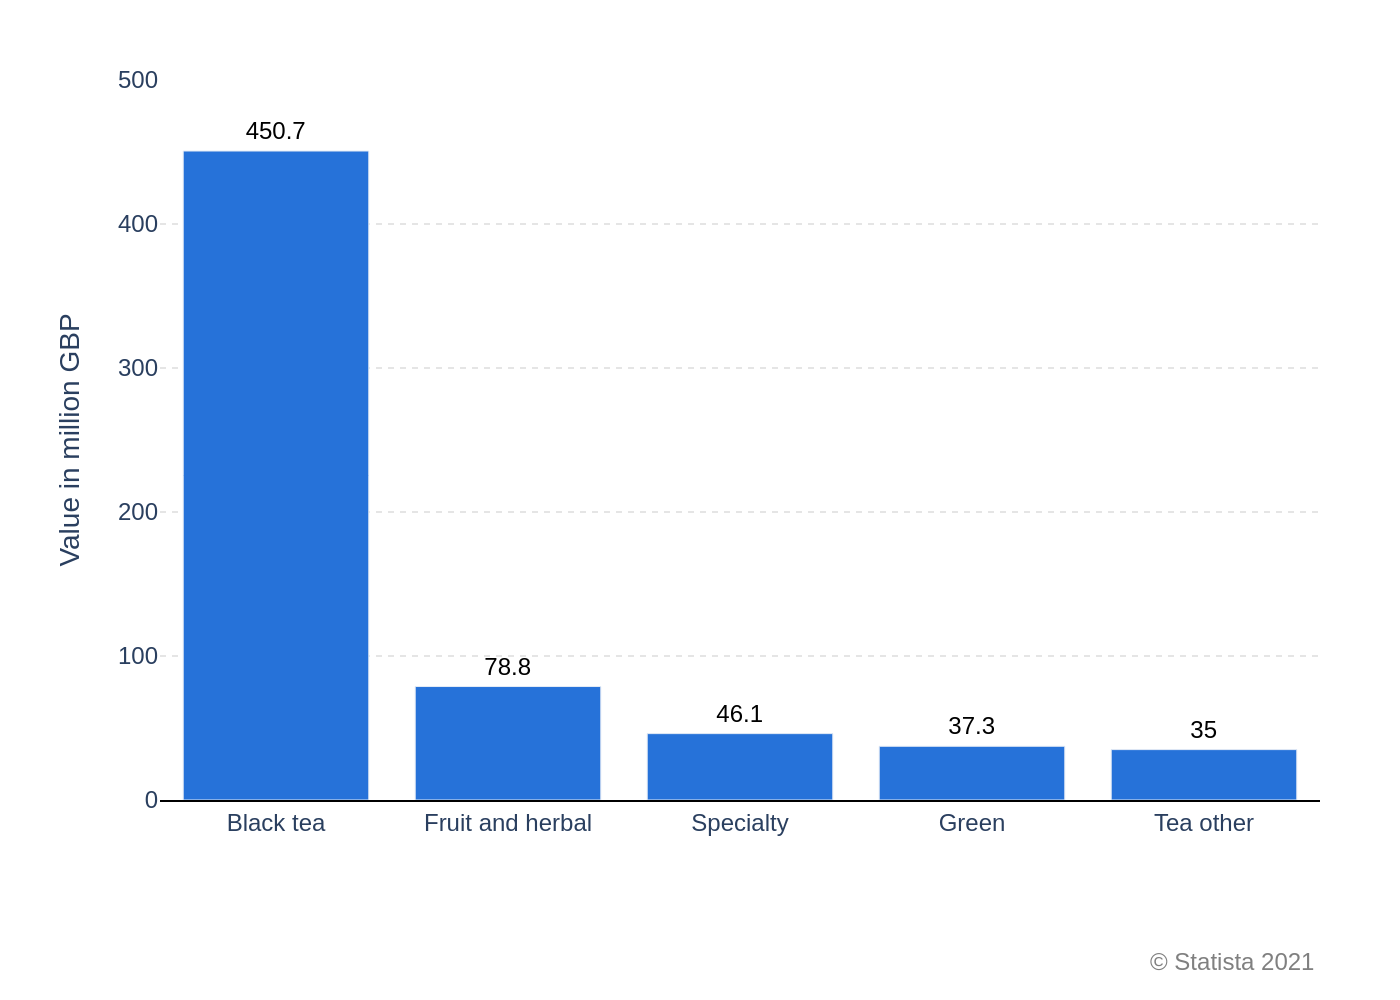

The script that drew this image:
import sys
import json
import os
import plotly.graph_objects as go

# Check for command-line argument
if len(sys.argv) != 2:
    print("Usage: python create_chart.py <json_file_path>")
    sys.exit(1)

json_path = sys.argv[1]

# Check if the JSON file exists
if not os.path.exists(json_path):
    print(f"Error: JSON file not found at '{json_path}'")
    sys.exit(1)

# Read and parse the JSON file
try:
    with open(json_path, 'r', encoding='utf-8') as f:
        chart_config = json.load(f)
except json.JSONDecodeError:
    print(f"Error: Invalid JSON format in '{json_path}'")
    sys.exit(1)

# Extract data and texts from the JSON object
data = chart_config.get('chart_data', [])
texts = chart_config.get('texts', {})
colors = chart_config.get('colors', [])

# Prepare data for Plotly
categories = [item['category'] for item in data]
values = [item['value'] for item in data]

# Format text labels to match original (e.g., "35" instead of "35.0")
text_labels = []
for v in values:
    if v == int(v):
        text_labels.append(str(int(v)))
    else:
        text_labels.append(f'{v:.1f}')

# Create the figure
fig = go.Figure()

# Add bar trace
fig.add_trace(go.Bar(
    x=categories,
    y=values,
    text=text_labels,
    textposition='outside',
    marker_color=colors[0] if colors else None,
    textfont=dict(family="Arial", size=12, color='black'),
    cliponaxis=False  # Prevent text labels from being clipped
))

# Update layout
fig.update_layout(
    font=dict(family="Arial"),
    plot_bgcolor='white',
    xaxis=dict(
        title_text=texts.get('x_axis_title'),
        showline=True,
        linecolor='black',
        tickfont=dict(size=12)
    ),
    yaxis=dict(
        title_text=texts.get('y_axis_title'),
        range=[0, 500],
        showgrid=True,
        gridcolor='#E5E5E5',
        gridwidth=1,
        griddash='dot',
        showline=False,
        zeroline=False,
        tickfont=dict(size=12)
    ),
    showlegend=False,
    margin=dict(l=80, r=40, t=40, b=100),  # Adjust bottom margin for source
    annotations=[]
)

# Add source annotation if present
source_text = texts.get('source')
if source_text:
    fig.add_annotation(
        text=source_text,
        align='right',
        showarrow=False,
        xref='paper',
        yref='paper',
        x=1,
        y=-0.2, # Position below the x-axis
        xanchor='right',
        yanchor='top',
        font=dict(family="Arial", size=12, color='grey')
    )

# Define output filename from JSON path
base_filename = os.path.splitext(os.path.basename(json_path))[0]
output_filename = f"{base_filename}.png"

# Save the figure as a PNG image
try:
    fig.write_image(output_filename, scale=2)
    print(f"Chart saved to {output_filename}")
except Exception as e:
    print(f"Error saving image: {e}")
    sys.exit(1)
